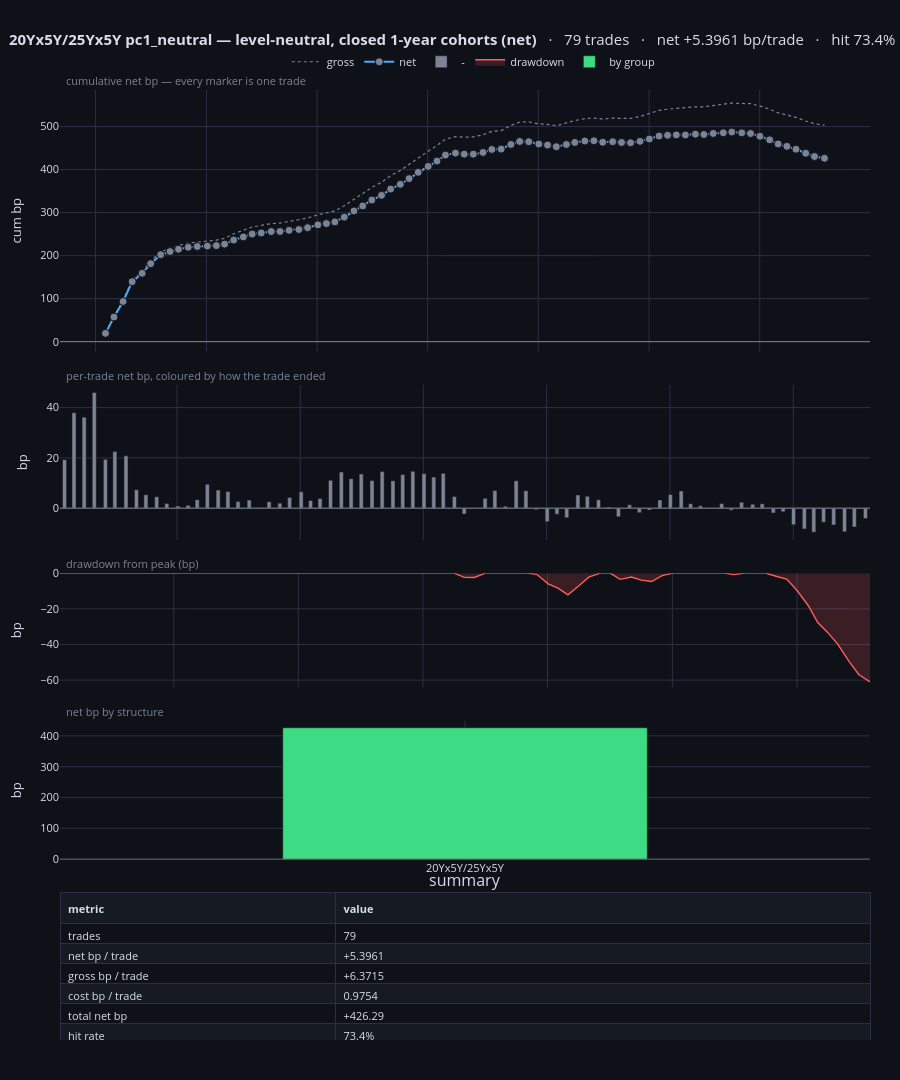

Notebook code for this chart:
### Code cell
BEST = ("20Yx5Y/25Yx5Y", "pc1_neutral")
print(f"trade_dashboard on the HEADLINE test for the tight pairs: {BEST}")
_bb = BK[BEST]
_bb = _bb[_bb["closed"].to_numpy(bool)].copy()
_bb["exit"] = pd.to_datetime(_bb["exit"])
trade_dashboard(_bb.sort_values("exit"),
                title=f"{BEST[0]} {BEST[1]} — level-neutral, closed 1-year cohorts (net)",
                span_years=SPAN_YEARS, time_col="exit", pnl_col="net_bp",
                unit="bp", side_col="gate_direction")
